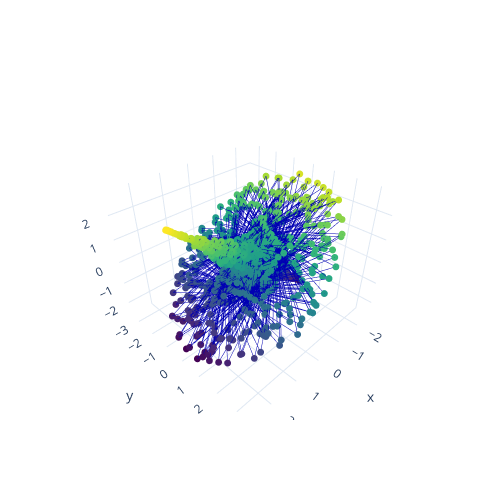

The notebook cell this image was saved under:
### Code cell
fig = go.Figure(data=go.Scatter3d(
    x=X_PCA[:,0], y=X_PCA[:,1], z=X_PCA[:,2],
    marker=dict(
        size=4,
        color=X_PCA[:,2],
        colorscale='Viridis',#'sunset','thermal',
    ),
    line=dict(
        color='#0000b3',
        width=1
    )
))

fig.update_layout(
    width=500,
    height=500,
    template='plotly_white',
    autosize=False,
    scene=dict(
        camera=dict(
            up=dict(
                x=0,
                y=0,
                z=1
            ),
            eye=dict(
                x=1.2,
                y=1.2,
                z=1.2,
            )
        ),
        aspectratio = dict( x=1, y=1, z=0.8 ),
        aspectmode = 'manual',
    ),
)
fig.show()

### Figure 1 — Plotly figure (JSON) as saved in the notebook; plotly's stock layout.template omitted (floating-point values rounded to 4 significant figures; data arrays with more than 128 entries replaced by an {"elided": "..."} marker saying what was removed)
{"data": [{"line": {"color": "#0000b3", "width": 1}, "marker": {"color": {"elided": "1453 float values"}, "colorscale": [[0, "#440154"], [0.1111, "#482878"], [0.2222, "#3e4989"], [0.3333, "#31688e"], [0.4444, "#26828e"], [0.5556, "#1f9e89"], [0.6667, "#35b779"], [0.7778, "#6ece58"], [0.8889, "#b5de2b"], [1, "#fde725"]], "size": 4}, "type": "scatter3d", "x": {"elided": "1453 float values"}, "y": {"elided": "1453 float values"}, "z": {"elided": "1453 float values"}}], "layout": {"autosize": false, "height": 500, "scene": {"aspectmode": "manual", "aspectratio": {"x": 1, "y": 1, "z": 0.8}, "camera": {"eye": {"x": 1.2, "y": 1.2, "z": 1.2}, "up": {"x": 0, "y": 0, "z": 1}}}, "width": 500}}
